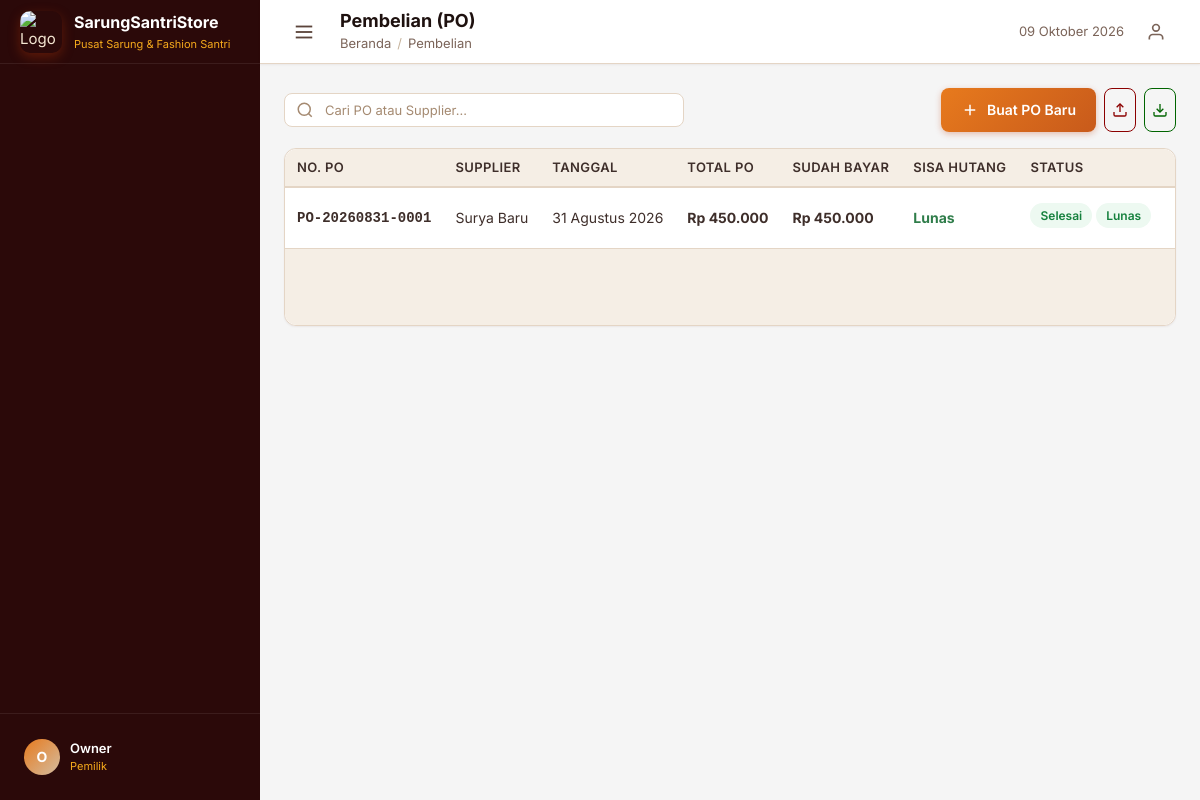
Page /admin/purchases.php (signed in) on the committed database.
### tables this page shows
CREATE TABLE `purchases` (
  `id` int(11) NOT NULL,
  `supplier_id` int(11) NOT NULL,
  `admin_id` int(11) NOT NULL,
  `po_number` varchar(50) NOT NULL,
  `date` date NOT NULL,
  `notes` text DEFAULT NULL,
  `status` enum('Pending','Partial','Completed','Cancelled') DEFAULT 'Pending',
  `total_amount` decimal(15,2) DEFAULT 0.00,
  `paid_amount` decimal(15,2) DEFAULT 0.00,
  `payment_method` enum('Tunai','Transfer Bank','Emaal','BSI') DEFAULT 'Tunai',
  `payment_status` enum('Unpaid','Partial','Paid') DEFAULT 'Unpaid',
  `created_at` timestamp NOT NULL DEFAULT current_timestamp(),
  `updated_at` timestamp NOT NULL DEFAULT current_timestamp() ON UPDATE current_timestamp()
);

CREATE TABLE `users` (
  `id` int(11) NOT NULL,
  `role_id` int(11) NOT NULL,
  `username` varchar(100) NOT NULL,
  `password_hash` varchar(255) NOT NULL,
  `full_name` varchar(150) NOT NULL,
  `email` varchar(150) DEFAULT NULL,
  `phone` varchar(20) DEFAULT NULL,
  `avatar` varchar(255) DEFAULT NULL,
  `is_active` tinyint(1) DEFAULT 1,
  `last_login` timestamp NULL DEFAULT NULL,
  `created_at` timestamp NOT NULL DEFAULT current_timestamp(),
  `updated_at` timestamp NOT NULL DEFAULT current_timestamp() ON UPDATE current_timestamp()
);

CREATE TABLE `suppliers` (
  `id` int(11) NOT NULL,
  `name` varchar(150) NOT NULL,
  `contact_person` varchar(150) DEFAULT NULL,
  `phone` varchar(20) DEFAULT NULL,
  `email` varchar(150) DEFAULT NULL,
  `address` text DEFAULT NULL,
  `city` varchar(100) DEFAULT NULL,
  `notes` text DEFAULT NULL,
  `created_at` timestamp NOT NULL DEFAULT current_timestamp(),
  `updated_at` timestamp NOT NULL DEFAULT current_timestamp() ON UPDATE current_timestamp()
);

### admin/purchases.php (the view, shortened to what the rows shown need)
<?php
$db = Database::conn();
$page = max(1, (int)($_GET['page'] ?? 1));
$where = "WHERE 1=1";
$params = [];
$stmt = $db->prepare("SELECT COUNT(*) FROM purchases p JOIN suppliers s ON p.supplier_id = s.id $where");
$stmt->execute($params);
$pagination = getPagination($stmt->fetchColumn(), $page);
$stmt = $db->prepare("
    SELECT p.*, s.name as supplier_name, u.full_name as admin_name
    FROM purchases p
    JOIN suppliers s ON p.supplier_id = s.id
    JOIN users u ON p.admin_id = u.id
    $where
    ORDER BY p.created_at DESC
    LIMIT {$pagination['per_page']} OFFSET {$pagination['offset']}
");
$stmt->execute($params);
$purchases = $stmt->fetchAll();
include INCLUDES_PATH . '/header.php';
?>
<link href="https://cdn.jsdelivr.net/npm/tom-select@2.2.2/dist/css/tom-select.css" rel="stylesheet">
<div class="card">
    <div class="card-body" style="padding:0;">
        <div class="table-responsive">
            <table class="table">
                <thead>
                    <tr>
                        <th>No. PO</th>
                        <th>Supplier</th>
                        <th>Tanggal</th>
                        <th>Total PO</th>
                        <th>Sudah Bayar</th>
                        <th>Sisa Hutang</th>
                        <th>Status</th>
                        <th>Dibuat Oleh</th>
                    </tr>
                </thead>
                <tbody>
                    <?php foreach ($purchases as $po): ?>
                        <tr>
                            <td><code class="text-bold"><?= htmlspecialchars($po['po_number']) ?></code></td>
                            <td><?= htmlspecialchars($po['supplier_name']) ?></td>
                            <td><?= formatTanggal($po['date']) ?></td>
                            <td class="text-bold"><?= formatRupiah($po['total_amount']) ?></td>
                            <td class="text-bold text-success"><?= formatRupiah($po['paid_amount'] ?? 0) ?></td>
                            <td>
                                <?php
                                $sisaHutang = $po['total_amount'] - ($po['paid_amount'] ?? 0);
                                if ($sisaHutang > 0):
                                ?>
                                    <span class="text-bold" style="color:var(--danger);"><?= formatRupiah($sisaHutang) ?></span>
                                <?php elseif ($sisaHutang < 0): ?>
                                    <span class="text-bold" style="color:var(--success);">Lebih <?= formatRupiah(abs($sisaHutang)) ?></span>
                                <?php else: ?>
                                    <span class="text-success text-bold">Lunas</span>
                                <?php endif; ?>
                            </td>
                            <td>
                                <?php
                                $sBadge = ['Pending'=>'badge-warning','Partial'=>'badge-info','Completed'=>'badge-success','Cancelled'=>'badge-danger'];
                                $sLabel = ['Pending'=>'Menunggu','Partial'=>'Sebagian','Completed'=>'Selesai','Cancelled'=>'Batal'];
                                ?>
                                <span class="badge <?= $sBadge[$po['status']] ?>" style="margin-bottom:4px;display:inline-block;"><?= $sLabel[$po['status']] ?></span>
                                <?php if (isset($po['payment_status'])): ?>
                                    <?php
                                    $pBadge = ['Unpaid'=>'badge-danger','Partial'=>'badge-warning','Paid'=>'badge-success'];
                                    $pLabel = ['Unpaid'=>'Belum Bayar','Partial'=>'DP/Sebagian','Paid'=>'Lunas'];
                                    ?>
                                    <span class="badge <?= $pBadge[$po['payment_status']] ?>"><?= $pLabel[$po['payment_status']] ?></span>
                                <?php endif; ?>
                            </td>
                            <td class="text-sm"><?= htmlspecialchars($po['admin_name']) ?></td>
                        </tr>
                    <?php endforeach; ?>
                </tbody>
            </table>
        </div>
    </div>
</div>
<?php include INCLUDES_PATH . '/footer.php'; ?>

### includes/sidebar.php (shortened to what the rows shown need)
<?php
$currentUser = getCurrentUser();
?>
<aside class="sidebar" id="sidebar">
    <div class="sidebar-footer">
        <div class="sidebar-user">
            <div class="sidebar-user-avatar">
                <?= strtoupper(substr($currentUser['full_name'] ?? 'U', 0, 1)) ?>
            </div>
            <div class="sidebar-user-info">
                <div class="sidebar-user-name"><?= htmlspecialchars($currentUser['full_name'] ?? 'User') ?></div>
                <div class="sidebar-user-role"><?= htmlspecialchars($currentUser['role_name'] ?? '') ?></div>
            </div>
        </div>
    </div>
</aside>

### rows in the picture
purchases: admin.full_name "O", admin.full_name "Owner", po_number "PO-20260831-0001", supplier.name "Surya Baru", date "31 Agustus 2026", total_amount "Rp 450.000", paid_amount "Rp 450.000", shows "Lunas", status "Selesai", payment_status "Lunas"

### other values in the picture
APP_NAME "SarungSantriStore"
APP_TAGLINE "Pusat Sarung & Fashion Santri"
$currentUser['role_name'] "Pemilik"
$pageTitle "Pembelian (PO)"
$crumb['label'] "Pembelian"
